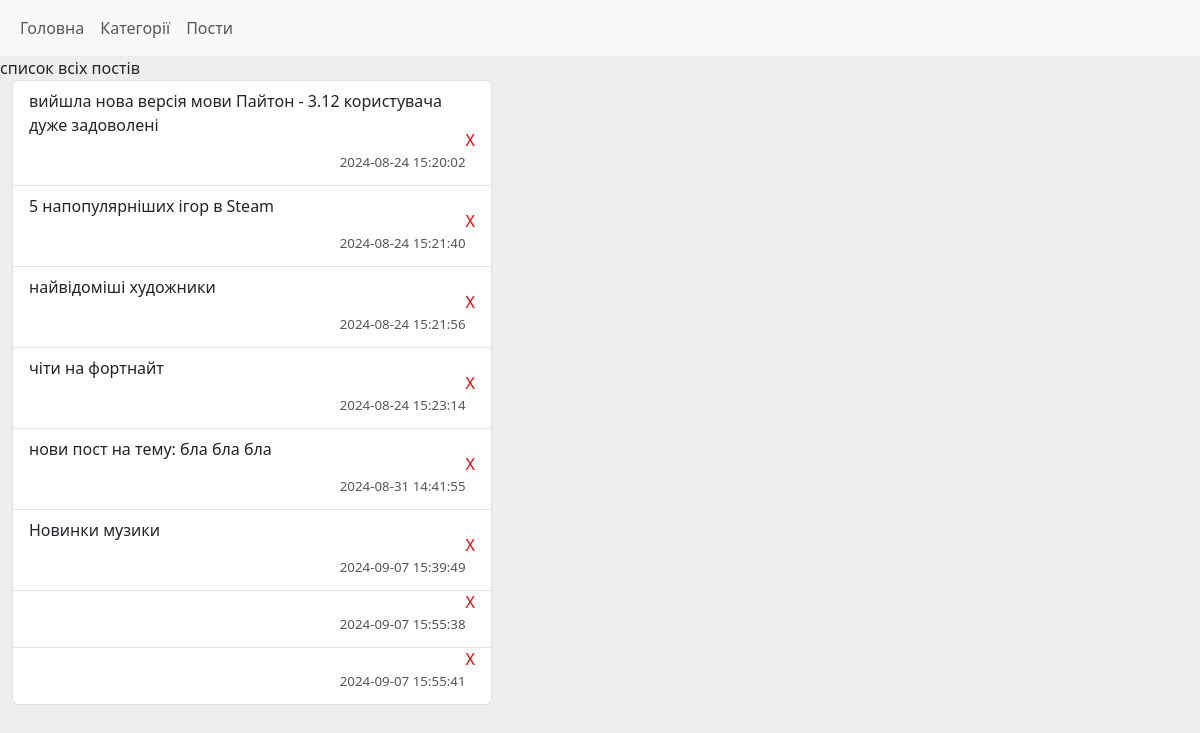
Page /post/view on the earlier database version.
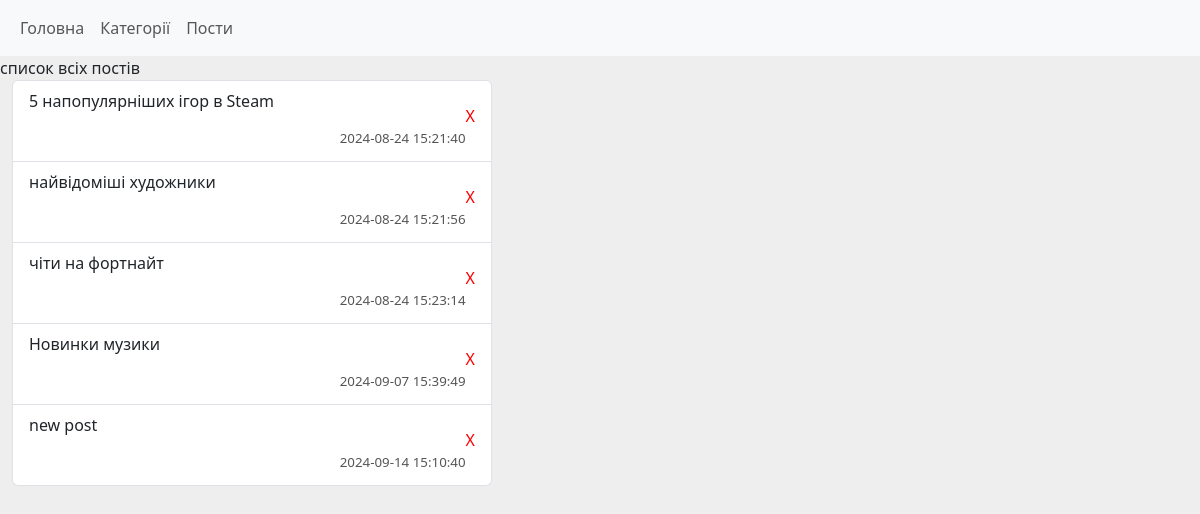
Same page on the later database version.
### tables this page shows
CREATE TABLE post (
	id INTEGER PRIMARY KEY AUTOINCREMENT,
	category_id INTEGER NOT NULL,
	text TEXT,
	datetime DATETIME NOT NULL DEFAULT CURRENT_TIMESTAMP,
	
	FOREIGN KEY (category_id) REFERENCES category(id) 
);

### main.py (the view)
@app.route("/post/view")
def post_view():
    return render_template("post_view.html",
                           posts_list = db.getPosts())

### db.py (called while the page is built)
def open():
    global conn, cursor
    conn = sqlite3.connect(db_name)
    cursor = conn.cursor()

def close():
    cursor.close()
    conn.close()

def getPosts():
    open()
    cursor.execute(" SELECT * FROM post ")
    result = cursor.fetchall()
    close()
    return result

### templates/post_view.html
{% extends 'base.html' %}
{% block content %}
    список всіх постів
    <div class="posts-list">
        <ul class="list-group">
            {% for post in posts_list  %}
                <li class="list-group-item">
                    <p>{{ post[2] }}</p>
                    <span class="delete">
                        <a href="/post/delete/{{post[0]}}">X</a>
                    </span>
                    <span class="date"> {{ post[3] }} </span>
                </li>
            {% endfor %}
        </ul>
    </div>
{% endblock %}

### templates/base.html (shortened to what this page needs)
<!DOCTYPE html>
<html lang="en">
<head>
    <link href="https://cdn.jsdelivr.net/npm/bootstrap@5.3.3/dist/css/bootstrap.min.css" rel="stylesheet">
    <link rel="stylesheet" href="{{ url_for('static', filename='style.css') }}">
</head>
<body>
    {% include 'menu.html' %}
    {% block content %}{% endblock %}
</body>
</html>

### templates/menu.html
<nav class="navbar navbar-expand-lg bg-body-tertiary">
    <div class="container-fluid">
        <ul class="navbar-nav me-auto mb-2 mb-lg-0">
            <li class="nav-item">
                <a href="/" class="nav-link">Головна</a>
            </li>
            <li  class="nav-item">
                <a href="/post/category" class="nav-link">
                    Категорії
                </a>
            </li>
            <li  class="nav-item">
                <a href="/post/view" class="nav-link">
                    Пости
                </a>
            </li>
        </ul>
    </div>
</nav>

### static/style.css (style rules this page uses)
body { background: #eee; }
.posts-list { margin-left: 1%; width: 40%; }
.date { font-size: smaller; color: #555; float: right; }
.delete { float: right; position: relative; bottom: 25px; }
.delete a { color: red; text-decoration: none; }

Differences in the rows shown:
removed post: text "вийшла нова версія мови Пайтон - 3.12 користувача дуже задоволені", datetime "2024-08-24 15:20:02"
removed post: text "нови пост на тему: бла бла бла", datetime "2024-08-31 14:41:55"
removed post: datetime "2024-09-07 15:55:38"
removed post: datetime "2024-09-07 15:55:41"
added post: text "new post", datetime "2024-09-14 15:10:40"
